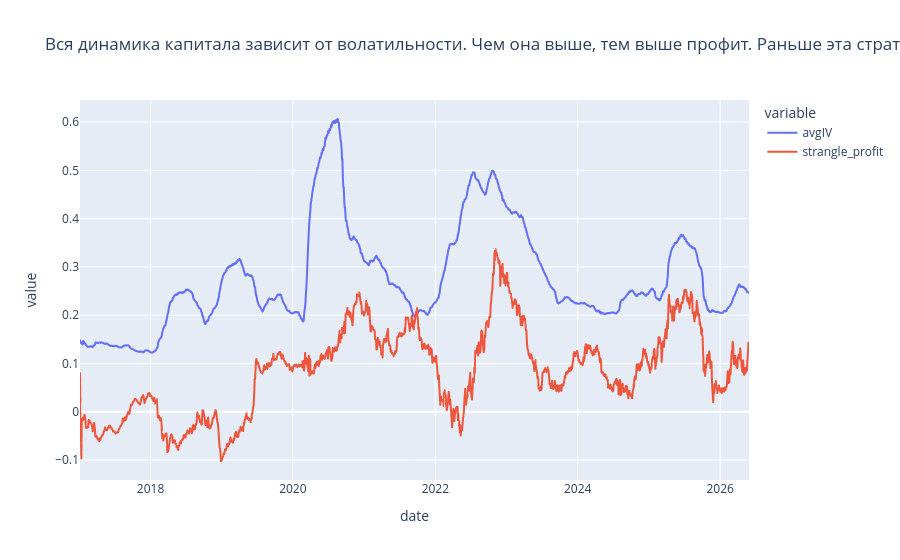

This figure's notebook cell:
### Code cell
cur_df = strangle_trades\
    [['date', 'avgIV', 'strangle_profit']].to_pandas()\
    .set_index('date')\
    .rolling(window='180D')\
    .mean()

px.line(cur_df, title='Вся динамика капитала зависит от волатильности. Чем она выше, тем выше профит. Раньше эта стратегия была не доступна из-за спредов и малого количество экпираций в неделе.')

### Figure 1 — Plotly figure (JSON) as saved in the notebook; plotly's stock layout.template omitted (floating-point values rounded to 4 significant figures; data arrays with more than 128 entries replaced by an {"elided": "..."} marker saying what was removed)
{"data": [{"hovertemplate": "variable=avgIV<br>date=%{x}<br>value=%{y}<extra></extra>", "legendgroup": "avgIV", "line": {"color": "#636efa", "dash": "solid"}, "marker": {"symbol": "circle"}, "mode": "lines", "name": "avgIV", "showlegend": true, "type": "scattergl", "x": {"elided": "1744 str values"}, "xaxis": "x", "y": {"elided": "1744 float values"}, "yaxis": "y"}, {"hovertemplate": "variable=strangle_profit<br>date=%{x}<br>value=%{y}<extra></extra>", "legendgroup": "strangle_profit", "line": {"color": "#EF553B", "dash": "solid"}, "marker": {"symbol": "circle"}, "mode": "lines", "name": "strangle_profit", "showlegend": true, "type": "scattergl", "x": {"elided": "1744 str values"}, "xaxis": "x", "y": {"elided": "1744 float values"}, "yaxis": "y"}], "layout": {"autosize": true, "legend": {"title": {"text": "variable"}, "tracegroupgap": 0}, "title": {"text": "Вся динамика капитала зависит от волатильности. Чем она выше, тем выше профит. Раньше эта стратегия была не доступна из-за спредов и малого количество экпираций в неделе."}, "xaxis": {"anchor": "y", "autorange": true, "domain": [0, 1], "range": ["2017-01-04", "2026-05-29"], "title": {"text": "date"}, "type": "date"}, "yaxis": {"anchor": "x", "autorange": true, "domain": [0, 1], "range": [-0.1414, 0.6459], "title": {"text": "value"}, "type": "linear"}}}
